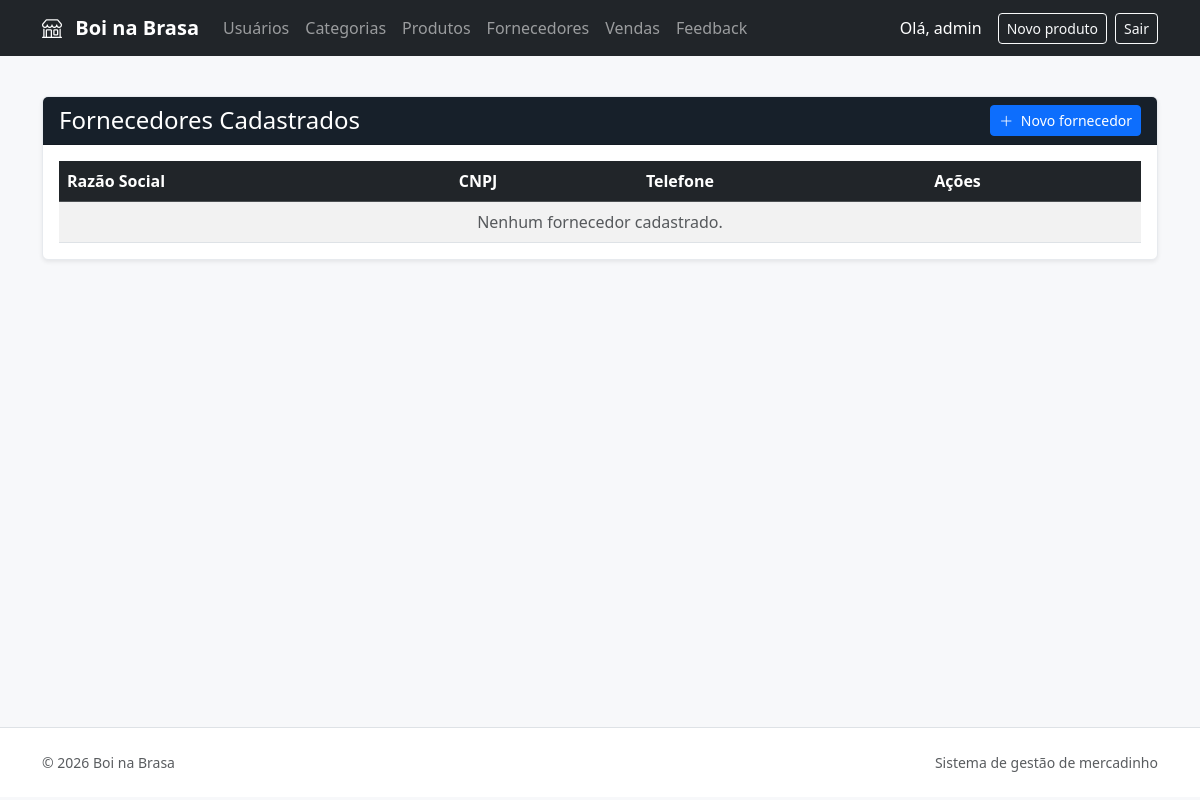
Before: /fornecedores/ (signed in) with the older database file.
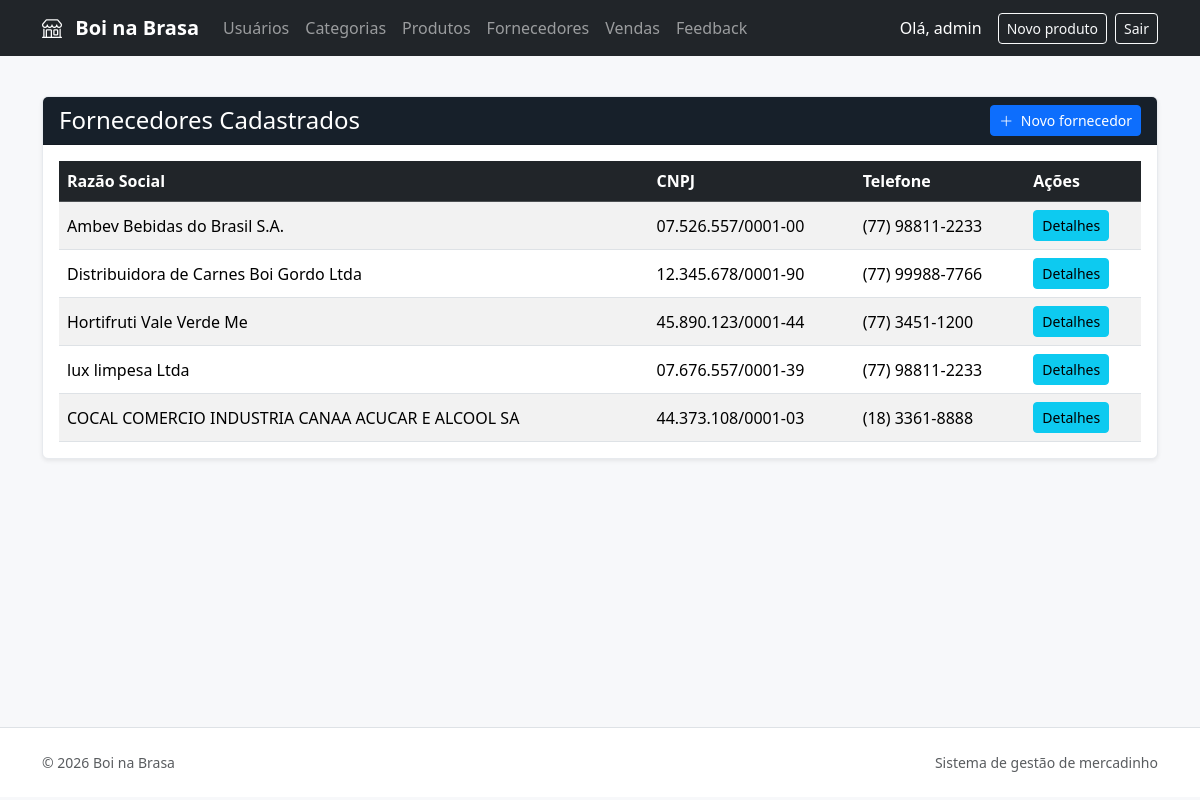
After: the same page with the newer database file.
### fornecedores/models.py (models this page shows, shortened)
class Fornecedor(models.Model):
    razao_social = models.CharField(max_length=255)
    cnpj = models.CharField(max_length=18, unique=True)
    telefone = models.CharField(max_length=20)

### fornecedores/views.py (the view)
# urls.py: path('', views.fornecedor_list, name='fornecedor_list'),
@login_required
@permission_required(
    'fornecedores.view_fornecedor',
    raise_exception=True
)
def fornecedor_list(request):
    fornecedores = Fornecedor.objects.all()
    return render(
        request,
        'fornecedores/fornecedor_list.html',
        {
            'fornecedores': fornecedores,
        }
    )

### templates/fornecedores/fornecedor_list.html
{% extends 'base.html' %}
{% block content %}
<div class="card shadow-sm">
    <div class="card-header bg-dark text-white">
        <div class="d-flex flex-wrap justify-content-between align-items-center gap-2">
            <h1 class="h4 mb-0">
            Fornecedores Cadastrados
            </h1>
            <a href="{% url 'fornecedores:fornecedor_create' %}" class="btn btn-primary btn-sm">
                <i class="bi bi-plus-lg me-1"></i> Novo fornecedor
            </a>
        </div>
    </div>
    <div class="card-body">
        <div class="table-responsive">
            <table class="table table-striped table-hover align-middle">
                <thead class="table-dark">
                    <tr>
                        <th>Razão Social</th>
                        <th>CNPJ</th>
                        <th>Telefone</th>
                        <th>Ações</th>
                    </tr>
                </thead>
                <tbody>
                    {% for fornecedor in fornecedores %}
                    <tr>
                        <td>
                            {{ fornecedor.razao_social }}
                        </td>
                        <td>
                            {{ fornecedor.cnpj }}
                        </td>
                        <td>
                            {{ fornecedor.telefone }}
                        </td>
                        <td>
                            <a
                                href="{% url 'fornecedores:fornecedor_detail' fornecedor.id %}"
                                class="btn btn-sm btn-info"
                            >
                                Detalhes
                            </a>
                        </td>
                    </tr>
                    {% empty %}
                    <tr>
                        <td
                            colspan="4"
                            class="text-center text-muted"
                        >
                            Nenhum fornecedor cadastrado.
                        </td>
                    </tr>
                    {% endfor %}
                </tbody>
            </table>
        </div>
    </div>
</div>
{% endblock %}

### templates/base.html (shortened to what this page needs)
{% load static %}
<!DOCTYPE html>
<html lang="pt-br">
<head>
    <link rel="stylesheet"
          href="{% static 'vendor/bootstrap/css/bootstrap.min.css' %}">
    <link rel="stylesheet"
          href="{% static 'vendor/bootstrap-icons/bootstrap-icons.min.css' %}">
        <link rel="stylesheet"
            href="{% static 'flexbiz/css/site.css' %}">
</head>
<body>
<nav class="navbar navbar-expand-lg bg-dark navbar-dark">
    <div class="container">
        <a class="navbar-brand" href="{% url 'inicio' %}">
            <i class="bi bi-shop me-2"></i>
            Boi na Brasa
        </a>
        <div class="collapse navbar-collapse"
             id="menuPrincipal">
            <ul class="navbar-nav me-auto mb-2 mb-lg-0">
                {% if request.user.is_authenticated %}
                    {% if perms.usuarios.view_usuario %}
                        <li class="nav-item">
                            <a class="nav-link" href="{% url 'usuarios:usuario_list' %}">Usuários</a>
                        </li>
                    {% endif %}
                    {% if perms.produtos.view_categoria %}
                        <li class="nav-item">
                            <a class="nav-link" href="{% url 'produtos:categoria_list' %}">Categorias</a>
                        </li>
                    {% endif %}
                    {% if perms.produtos.view_produto %}
                        <li class="nav-item">
                            <a class="nav-link" href="{% url 'produtos:produto_list' %}">Produtos</a>
                        </li>
                    {% endif %}
                    {% if perms.fornecedores.view_fornecedor %}
                        <li class="nav-item">
                            <a class="nav-link" href="{% url 'fornecedores:fornecedor_list' %}">Fornecedores</a>
                        </li>
                    {% endif %}
                    {% if perms.vendas.view_venda %}
                        <li class="nav-item">
                            <a class="nav-link" href="{% url 'vendas:venda_list' %}">Vendas</a>
                        </li>
                    {% endif %}
                    <li class="nav-item">
                        <a class="nav-link" href="{% url 'feedback:feedback_list' %}">Feedback</a>
                    </li>
                {% endif %}
            </ul>
            {% if user.is_authenticated %}
                <span class="navbar-text text-white me-3">
                    Olá, {{ user.username }}
                </span>
                {% if perms.produtos.add_produto %}
                    <a href="{% url 'produtos:produto_create' %}" class="btn btn-outline-light btn-sm me-2">
                        Novo produto
                    </a>
                {% endif %}
                <form method="POST"
                      action="{% url 'logout' %}">
                    <button type="submit"
                            class="btn btn-outline-light btn-sm">
                        Sair
                    </button>
                </form>
            {% else %}
                <a href="{% url 'login' %}"
                   class="btn btn-outline-light btn-sm">
                    Entrar
                </a>
            {% endif %}
        </div>
    </div>
</nav>
<main class="container py-4 app-main">
    {% block content %}
    {% endblock %}
</main>
<footer class="app-footer border-top">
    <div class="container d-flex flex-wrap justify-content-between gap-2 py-4 text-muted small">
        <span>&copy; {% now "Y" %} Boi na Brasa</span>
        <span>Sistema de gestão de mercadinho</span>
    </div>
</footer>
</body>
</html>

### static/flexbiz/css/site.css (style rules this page uses)
:root { --flexbiz-ink: #17202a; --flexbiz-muted: #65717d; --flexbiz-primary: #e8752b; --flexbiz-surface: #f7f8fa; }
body { color: var(--flexbiz-ink); font-family: "Segoe UI", sans-serif; background: #f7f8fa; }
.app-main { min-height: calc(100vh - 145px); }
.app-footer { background: #fff; }
.navbar-brand { font-weight: 700; }
.card { border-color: #e7eaee; }
.card-header.bg-dark { background: var(--flexbiz-ink) !important; }
.table { margin-bottom: 0; }
.table thead th { white-space: nowrap; }

Changed rows visible on the page:
added Fornecedor: razao_social "Ambev Bebidas do Brasil S.A.", cnpj "07.526.557/0001-00", telefone "(77) 98811-2233"
added Fornecedor: razao_social "Distribuidora de Carnes Boi Gordo Ltda", cnpj "12.345.678/0001-90", telefone "(77) 99988-7766"
added Fornecedor: razao_social "Hortifruti Vale Verde Me", cnpj "45.890.123/0001-44", telefone "(77) 3451-1200"
added Fornecedor: razao_social "lux limpesa Ltda", cnpj "07.676.557/0001-39", telefone "(77) 98811-2233"
added Fornecedor: razao_social "COCAL COMERCIO INDUSTRIA CANAA ACUCAR E ALCOOL SA", cnpj "44.373.108/0001-03", telefone "(18) 3361-8888"
Other visible differences:
text no longer shown: "Nenhum fornecedor cadastrado."
